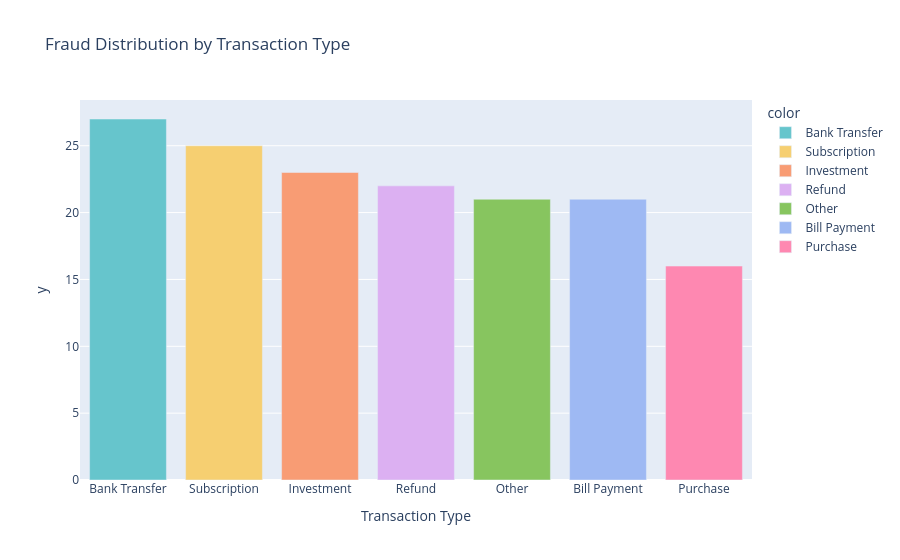

Notebook code cell kept with this figure:
### Code cell
#Plot 1: Fraud distribution by Transaction Type
fig = px.bar(x=fraud['Transaction_Type'].value_counts().index,
    y=fraud['Transaction_Type'].value_counts().values,
    color=fraud['Transaction_Type'].value_counts().index,
    title='Fraud Distribution by Transaction Type',
    labels={'x': 'Transaction Type', 'Transaction_Type': 'Fraud Count'},
    color_discrete_sequence=px.colors.qualitative.Pastel)
fig.update_layout(xaxis={'categoryorder': 'total descending'})
fig.show()

### Figure 1 — Plotly figure (JSON) as saved in the notebook; plotly's stock layout.template omitted (floating-point values rounded to 4 significant figures)
{"data": [{"hovertemplate": "color=Bank Transfer<br>Transaction Type=%{x}<br>y=%{y}<extra></extra>", "legendgroup": "Bank Transfer", "marker": {"color": "rgb(102, 197, 204)", "pattern": {"shape": ""}}, "name": "Bank Transfer", "orientation": "v", "showlegend": true, "textposition": "auto", "type": "bar", "x": ["Bank Transfer"], "xaxis": "x", "y": [27], "yaxis": "y"}, {"hovertemplate": "color=Subscription<br>Transaction Type=%{x}<br>y=%{y}<extra></extra>", "legendgroup": "Subscription", "marker": {"color": "rgb(246, 207, 113)", "pattern": {"shape": ""}}, "name": "Subscription", "orientation": "v", "showlegend": true, "textposition": "auto", "type": "bar", "x": ["Subscription"], "xaxis": "x", "y": [25], "yaxis": "y"}, {"hovertemplate": "color=Investment<br>Transaction Type=%{x}<br>y=%{y}<extra></extra>", "legendgroup": "Investment", "marker": {"color": "rgb(248, 156, 116)", "pattern": {"shape": ""}}, "name": "Investment", "orientation": "v", "showlegend": true, "textposition": "auto", "type": "bar", "x": ["Investment"], "xaxis": "x", "y": [23], "yaxis": "y"}, {"hovertemplate": "color=Refund<br>Transaction Type=%{x}<br>y=%{y}<extra></extra>", "legendgroup": "Refund", "marker": {"color": "rgb(220, 176, 242)", "pattern": {"shape": ""}}, "name": "Refund", "orientation": "v", "showlegend": true, "textposition": "auto", "type": "bar", "x": ["Refund"], "xaxis": "x", "y": [22], "yaxis": "y"}, {"hovertemplate": "color=Other<br>Transaction Type=%{x}<br>y=%{y}<extra></extra>", "legendgroup": "Other", "marker": {"color": "rgb(135, 197, 95)", "pattern": {"shape": ""}}, "name": "Other", "orientation": "v", "showlegend": true, "textposition": "auto", "type": "bar", "x": ["Other"], "xaxis": "x", "y": [21], "yaxis": "y"}, {"hovertemplate": "color=Bill Payment<br>Transaction Type=%{x}<br>y=%{y}<extra></extra>", "legendgroup": "Bill Payment", "marker": {"color": "rgb(158, 185, 243)", "pattern": {"shape": ""}}, "name": "Bill Payment", "orientation": "v", "showlegend": true, "textposition": "auto", "type": "bar", "x": ["Bill Payment"], "xaxis": "x", "y": [21], "yaxis": "y"}, {"hovertemplate": "color=Purchase<br>Transaction Type=%{x}<br>y=%{y}<extra></extra>", "legendgroup": "Purchase", "marker": {"color": "rgb(254, 136, 177)", "pattern": {"shape": ""}}, "name": "Purchase", "orientation": "v", "showlegend": true, "textposition": "auto", "type": "bar", "x": ["Purchase"], "xaxis": "x", "y": [16], "yaxis": "y"}], "layout": {"barmode": "relative", "legend": {"title": {"text": "color"}, "tracegroupgap": 0}, "title": {"text": "Fraud Distribution by Transaction Type"}, "xaxis": {"anchor": "y", "categoryorder": "total descending", "domain": [0, 1], "title": {"text": "Transaction Type"}}, "yaxis": {"anchor": "x", "domain": [0, 1], "title": {"text": "y"}}}}
